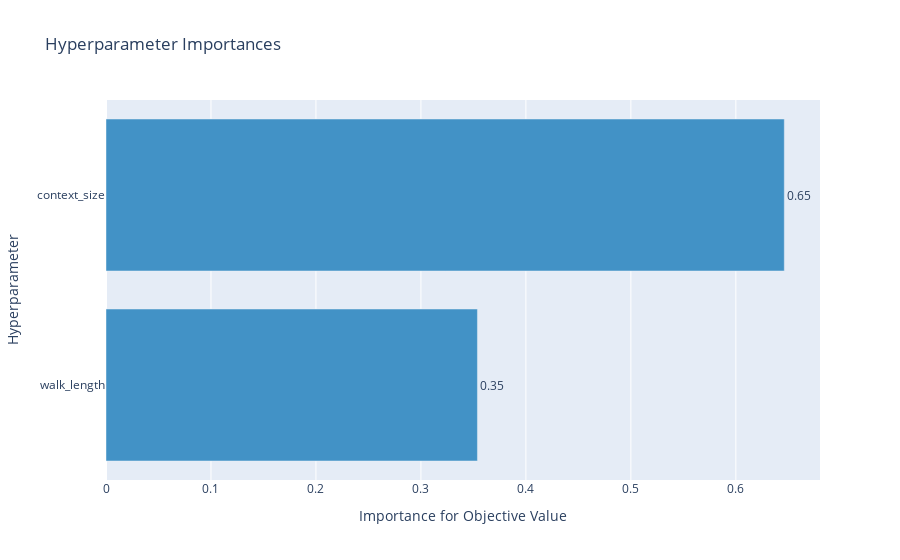

The notebook cell saved with this chart:
### Markdown cell above
##### Visualization of tuning process

### Code cell
# parameter importance
optuna.visualization.plot_param_importances(study)

### Figure 1 — Plotly figure (JSON) as saved in the notebook; plotly's stock layout.template omitted (floating-point values rounded to 4 significant figures)
{"data": [{"cliponaxis": false, "hovertemplate": ["walk_length (CategoricalDistribution): 0.353843769978078<extra></extra>", "context_size (IntUniformDistribution): 0.646156230021922<extra></extra>"], "marker": {"color": "rgb(66,146,198)"}, "orientation": "h", "text": ["0.353843769978078", "0.646156230021922"], "textposition": "outside", "texttemplate": "%{text:.2f}", "type": "bar", "x": [0.3538, 0.6462], "y": ["walk_length", "context_size"]}], "layout": {"showlegend": false, "title": {"text": "Hyperparameter Importances"}, "xaxis": {"title": {"text": "Importance for Objective Value"}}, "yaxis": {"title": {"text": "Hyperparameter"}}}}
